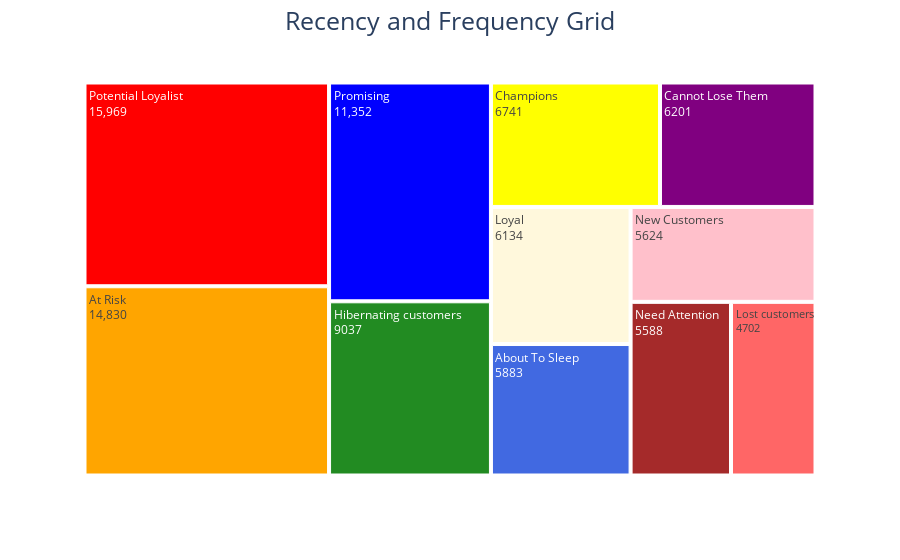

The cell this chart's notebook holds for it:
### Code cell
####Partie Dash
import plotly.express as px
from dash import dash_table
import dash_bootstrap_components as dbc
from dash.dependencies import Input, Output
import plotly.graph_objs as go
# Créer un countplot pour les catégories de produits avec Plotly Express
best_selling_categories = px.bar(products_customers_orders['product_category_name_english'].value_counts(), orientation='h', template='ggplot2')
best_selling_categories.update_layout(showlegend=False)
# Ajouter des détails au tracé
best_selling_categories.update_layout(
    title='Répartition des produits par catégorie',
    xaxis_title='Nombre de produits',
    yaxis_title='Catégorie de produit'
)


payment_percentage = (products_customers_orders['payment_type'].value_counts() / len(products_customers_orders['payment_type'])) * 100
payment_types = px.bar(payment_percentage, template='ggplot2', text=payment_percentage.apply(lambda x: f'{x:.2f}%'))
payment_types.update_layout(
    title='Répartition des types de paiement',
    xaxis_title='Type de paiement',
    yaxis_title='Nombre de transactions',
    showlegend=False
)

# Créer une liste des années disponibles dans les données
available_years = products_customers_orders['order_purchase_year'].unique()

# Nombre de clients en 2017
nombre_clients_2017 = df[df['order_purchase_year'] == 2017]['customer_unique_id'].nunique()
nombre_clients_2018 = df[df['order_purchase_year'] == 2018]['customer_unique_id'].nunique()




fig_treemap = px.treemap(names=RFMStats.Label,
                 parents=[""]*len(RFMStats),  # si nécessaire pour structurer en arbre, ajustez en conséquence
                 values=RFMStats["Recency"]["count"],
                 color_discrete_sequence=["red", "orange", "blue", "forestgreen", "yellow", "purple", "cornsilk", "royalblue", "pink", "brown"])
fig_treemap.update_traces(textinfo="label+value")
fig_treemap.update_layout(title_text="Recency and Frequency Grid", title_x=0.5, title_font=dict(size=25))
fig_treemap.show()

# Créer une application Dash
app = dash.Dash(__name__)

# Définir la mise en page de l'application Dash
app.layout = html.Div([
    html.H1('Brazilian E-Commerce Analysis', style={'text-align':'center'}),
    dbc.Row([
        dbc.Col(
            html.Div([
                dcc.Graph(figure=best_selling_categories),  # Premier graphique
                dcc.Graph(figure=payment_types, style={'width': '600px', 'height': '300px'})  # Deuxième graphique
            ], style={'display': 'flex'}),  # Utiliser la disposition flexbox pour les aligner horizontalement
            width=9
        )
    ]),
    html.Div([
               html.Div(style={'width': '150px'}),
    html.Div([

            dbc.Col(
            dbc.Card([
                dbc.CardHeader("Nombre de clients en 2017"),
                dbc.CardBody([
                    html.H2(str(nombre_clients_2017), className="card-title")
                ])
            ]),
            width=3
      )]),
          html.Div(style={'width': '400px'}),
    html.Div([
            dbc.Col(
            dbc.Card([
                dbc.CardHeader("Nombre de clients en 2018"),
                dbc.CardBody([
                    html.H2(str(nombre_clients_2018), className="card-title")
                ])
            ]),
            width=3
      )]),
              ], style={'display': 'flex'}),
    html.Div([
            dcc.Dropdown(
                id='year-dropdown',
                options=[{'label': str(year), 'value': year} for year in available_years],
                value=available_years[0],  # Sélectionner la première année par défaut
                style={'width': '50%'}
            )
        ], style={'justify-content': 'center', 'flex-direction': 'column', 'align-items': 'center'}),
        html.Div(id='table-container', style={'text-align': 'center', 'flex-direction': 'column', 'align-items': 'center'}),
        html.Div(style={'height': '20px'}),
        dcc.Dropdown(
        id='graph-dropdown',
        options=[
            {'label': 'rfm[Recency]', 'value': 'graph2'},
            {'label': 'rfm[Frequency]', 'value': 'graph3'},
            {'label': 'rfm[Monetary]', 'value': 'graph4'},
            {'label': 'Distribution of Customers Across Recency Clusters', 'value': 'graph5'}
        ],
        value='graph2'
    ),
    dcc.Graph(id='displayed-graph'),

 html.Div([
                dcc.Graph(figure=fig_ratio)

 ]),
  html.Div([
                dcc.Graph(figure=fig_treemap)

 ])



    ])

@app.callback(
    Output('displayed-graph', 'figure'),
    [Input('graph-dropdown', 'value')]
)
def update_graph(selected_graph):
    if selected_graph == 'graph2':
        return plotly_fig2
    elif selected_graph == 'graph3':
        return plotly_fig3
    elif selected_graph == 'graph4':
        return plotly_fig4
    elif selected_graph == 'graph5':
        return plotly_fig5



# Définir une fonction de rappel pour mettre à jour le tableau en fonction de l'année sélectionnée
@app.callback(
    Output('table-container', 'children'),
    [Input('year-dropdown', 'value')]
)
def update_table(selected_year):
    # Filtrer les données pour l'année sélectionnée
    filtered_data = df[df['order_purchase_year'] == selected_year]
    
    # Calculer le chiffre d'affaires par ville pour l'année sélectionnée
    revenue_by_city_year = filtered_data.groupby(['customer_city', 'order_purchase_year'])['price'].sum().reset_index()
    
       # Trier le tableau par "price" et réduire sa taille
    revenue_by_city_year_sorted = revenue_by_city_year.sort_values(by='price', ascending=False).head(10)
    
    # Créer un tableau DataTable pour afficher les données
    table = dash_table.DataTable(
        id='table',
        columns=[{'name': col, 'id': col} for col in revenue_by_city_year_sorted.columns],
        data=revenue_by_city_year_sorted.to_dict('records'),
        style_table={'overflowX': 'scroll'},
        style_cell={'textAlign': 'center'},
        style_header={'fontWeight': 'bold'}
    )
    
    return table

# Exécuter l'application Dash
if __name__ == '__main__':
    app.run_server(port=8080, debug=True)

### Figure 1 — Plotly figure (JSON) as saved in the notebook; plotly's stock layout.template omitted (floating-point values rounded to 4 significant figures)
{"data": [{"domain": {"x": [0, 1], "y": [0, 1]}, "hovertemplate": "label=%{label}<br>value=%{value}<br>parent=%{parent}<extra></extra>", "labels": ["About To Sleep", "At Risk", "Cannot Lose Them", "Champions", "Hibernating customers", "Lost customers", "Loyal", "Need Attention", "New Customers", "Potential Loyalist", "Promising"], "name": "", "parents": ["", "", "", "", "", "", "", "", "", "", ""], "textinfo": "label+value", "type": "treemap", "values": [5883, 14830, 6201, 6741, 9037, 4702, 6134, 5588, 5624, 15969, 11352]}], "layout": {"legend": {"tracegroupgap": 0}, "margin": {"t": 60}, "title": {"font": {"size": 25}, "text": "Recency and Frequency Grid", "x": 0.5}, "treemapcolorway": ["red", "orange", "blue", "forestgreen", "yellow", "purple", "cornsilk", "royalblue", "pink", "brown"]}}
